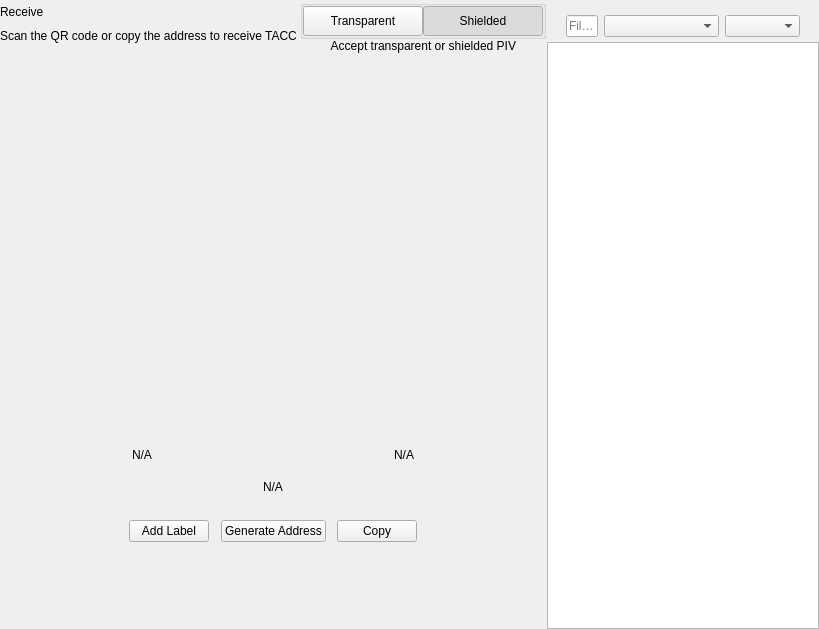
<?xml version="1.0" encoding="UTF-8"?>
<ui version="4.0">
 <class>ReceiveWidget</class>
 <widget class="QWidget" name="ReceiveWidget">
  <property name="geometry">
   <rect>
    <x>0</x>
    <y>0</y>
    <width>819</width>
    <height>629</height>
   </rect>
  </property>
  <property name="minimumSize">
   <size>
    <width>0</width>
    <height>0</height>
   </size>
  </property>
  <property name="windowTitle">
   <string>Form</string>
  </property>
  <layout class="QHBoxLayout" name="horizontalLayout_2" stretch="2,1">
   <property name="spacing">
    <number>0</number>
   </property>
   <property name="leftMargin">
    <number>0</number>
   </property>
   <property name="topMargin">
    <number>0</number>
   </property>
   <property name="rightMargin">
    <number>0</number>
   </property>
   <property name="bottomMargin">
    <number>0</number>
   </property>
   <item>
    <widget class="QWidget" name="left" native="true">
     <layout class="QVBoxLayout" name="verticalLayout_3">
      <property name="leftMargin">
       <number>0</number>
      </property>
      <property name="topMargin">
       <number>0</number>
      </property>
      <property name="rightMargin">
       <number>0</number>
      </property>
      <property name="bottomMargin">
       <number>0</number>
      </property>
      <item>
       <layout class="QVBoxLayout" name="verticalLayout_2">
        <property name="spacing">
         <number>0</number>
        </property>
        <property name="leftMargin">
         <number>0</number>
        </property>
        <item>
         <layout class="QHBoxLayout" name="horizontalLayout_3">
          <property name="spacing">
           <number>0</number>
          </property>
          <item>
           <layout class="QVBoxLayout" name="verticalLayout_4">
            <property name="spacing">
             <number>5</number>
            </property>
            <item>
             <widget class="QLabel" name="labelTitle">
              <property name="text">
               <string>Receive</string>
              </property>
             </widget>
            </item>
            <item alignment="Qt::AlignTop">
             <widget class="QLabel" name="labelSubtitle1">
              <property name="text">
               <string>Scan the QR code or copy the address to receive TACC</string>
              </property>
             </widget>
            </item>
           </layout>
          </item>
          <item>
           <spacer name="horizontalSpacer">
            <property name="orientation">
             <enum>Qt::Horizontal</enum>
            </property>
            <property name="sizeHint" stdset="0">
             <size>
              <width>40</width>
              <height>20</height>
             </size>
            </property>
           </spacer>
          </item>
          <item>
           <widget class="QWidget" name="containerViewPrivacyChecks" native="true">
            <layout class="QVBoxLayout" name="containerPrivacyChecks">
             <property name="spacing">
              <number>0</number>
             </property>
             <property name="leftMargin">
              <number>0</number>
             </property>
             <property name="topMargin">
              <number>0</number>
             </property>
             <property name="rightMargin">
              <number>0</number>
             </property>
             <property name="bottomMargin">
              <number>0</number>
             </property>
             <item alignment="Qt::AlignHCenter|Qt::AlignVCenter">
              <widget class="QGroupBox" name="groupBox">
               <property name="title">
                <string/>
               </property>
               <layout class="QHBoxLayout" name="horizontalLayout_2_1">
                <property name="spacing">
                 <number>0</number>
                </property>
                <property name="leftMargin">
                 <number>0</number>
                </property>
                <property name="topMargin">
                 <number>0</number>
                </property>
                <property name="rightMargin">
                 <number>0</number>
                </property>
                <property name="bottomMargin">
                 <number>0</number>
                </property>
                <item>
                 <widget class="QPushButton" name="pushLeft">
                  <property name="minimumSize">
                   <size>
                    <width>120</width>
                    <height>30</height>
                   </size>
                  </property>
                  <property name="maximumSize">
                   <size>
                    <width>120</width>
                    <height>30</height>
                   </size>
                  </property>
                  <property name="focusPolicy">
                   <enum>Qt::NoFocus</enum>
                  </property>
                  <property name="text">
                   <string>Transparent</string>
                  </property>
                  <property name="checkable">
                   <bool>true</bool>
                  </property>
                  <property name="autoExclusive">
                   <bool>true</bool>
                  </property>
                 </widget>
                </item>
                <item>
                 <widget class="QPushButton" name="pushRight">
                  <property name="minimumSize">
                   <size>
                    <width>120</width>
                    <height>30</height>
                   </size>
                  </property>
                  <property name="maximumSize">
                   <size>
                    <width>120</width>
                    <height>30</height>
                   </size>
                  </property>
                  <property name="focusPolicy">
                   <enum>Qt::NoFocus</enum>
                  </property>
                  <property name="text">
                   <string>Shielded</string>
                  </property>
                  <property name="checkable">
                   <bool>true</bool>
                  </property>
                  <property name="checked">
                   <bool>true</bool>
                  </property>
                  <property name="autoExclusive">
                   <bool>true</bool>
                  </property>
                 </widget>
                </item>
               </layout>
              </widget>
             </item>
             <item alignment="Qt::AlignHCenter|Qt::AlignTop">
              <widget class="QLabel" name="labelSubtitle2">
               <property name="text">
                <string>Accept transparent or shielded PIV</string>
               </property>
               <property name="alignment">
                <set>Qt::AlignRight|Qt::AlignTrailing|Qt::AlignVCenter</set>
               </property>
              </widget>
             </item>
            </layout>
           </widget>
          </item>
         </layout>
        </item>
        <item>
         <spacer name="verticalSpacer_2">
          <property name="orientation">
           <enum>Qt::Vertical</enum>
          </property>
          <property name="sizeType">
           <enum>QSizePolicy::Expanding</enum>
          </property>
          <property name="sizeHint" stdset="0">
           <size>
            <width>20</width>
            <height>50</height>
           </size>
          </property>
         </spacer>
        </item>
        <item alignment="Qt::AlignHCenter">
         <widget class="QWidget" name="layoutQR" native="true">
          <property name="maximumSize">
           <size>
            <width>510</width>
            <height>16777215</height>
           </size>
          </property>
          <layout class="QVBoxLayout" name="verticalLayoutQr">
           <item>
            <spacer name="verticalSpacer11">
             <property name="orientation">
              <enum>Qt::Vertical</enum>
             </property>
             <property name="sizeType">
              <enum>QSizePolicy::Fixed</enum>
             </property>
             <property name="sizeHint" stdset="0">
              <size>
               <width>20</width>
               <height>20</height>
              </size>
             </property>
            </spacer>
           </item>
           <item alignment="Qt::AlignHCenter">
            <widget class="QLabel" name="labelQrImg">
             <property name="minimumSize">
              <size>
               <width>260</width>
               <height>260</height>
              </size>
             </property>
             <property name="maximumSize">
              <size>
               <width>260</width>
               <height>260</height>
              </size>
             </property>
             <property name="text">
              <string/>
             </property>
             <property name="alignment">
              <set>Qt::AlignCenter</set>
             </property>
            </widget>
           </item>
           <item>
            <spacer name="verticalSpacer_21">
             <property name="orientation">
              <enum>Qt::Vertical</enum>
             </property>
             <property name="sizeType">
              <enum>QSizePolicy::Fixed</enum>
             </property>
             <property name="sizeHint" stdset="0">
              <size>
               <width>20</width>
               <height>30</height>
              </size>
             </property>
            </spacer>
           </item>
           <item>
            <widget class="QWidget" name="widget" native="true">
             <property name="minimumSize">
              <size>
               <width>0</width>
               <height>0</height>
              </size>
             </property>
             <layout class="QHBoxLayout" name="horizontalLayout_5">
              <item>
               <widget class="QLabel" name="labelLabel">
                <property name="text">
                 <string notr="true">N/A</string>
                </property>
               </widget>
              </item>
              <item>
               <spacer name="horizontalSpacer_2">
                <property name="orientation">
                 <enum>Qt::Horizontal</enum>
                </property>
                <property name="sizeHint" stdset="0">
                 <size>
                  <width>141</width>
                  <height>20</height>
                 </size>
                </property>
               </spacer>
              </item>
              <item>
               <widget class="QLabel" name="labelDate">
                <property name="text">
                 <string notr="true">N/A</string>
                </property>
                <property name="alignment">
                 <set>Qt::AlignRight|Qt::AlignTrailing|Qt::AlignVCenter</set>
                </property>
               </widget>
              </item>
             </layout>
            </widget>
           </item>
           <item>
            <widget class="QLabel" name="labelAddress">
             <property name="sizePolicy">
              <sizepolicy hsizetype="Expanding" vsizetype="Preferred">
               <horstretch>0</horstretch>
               <verstretch>0</verstretch>
              </sizepolicy>
             </property>
             <property name="minimumSize">
              <size>
               <width>300</width>
               <height>0</height>
              </size>
             </property>
             <property name="text">
              <string notr="true">N/A</string>
             </property>
             <property name="alignment">
              <set>Qt::AlignCenter</set>
             </property>
            </widget>
           </item>
           <item>
            <spacer name="verticalSpacer_4">
             <property name="orientation">
              <enum>Qt::Vertical</enum>
             </property>
             <property name="sizeType">
              <enum>QSizePolicy::Fixed</enum>
             </property>
             <property name="sizeHint" stdset="0">
              <size>
               <width>20</width>
               <height>20</height>
              </size>
             </property>
            </spacer>
           </item>
           <item>
            <layout class="QHBoxLayout" name="horizontalLayout_4">
             <item alignment="Qt::AlignHCenter">
              <widget class="QPushButton" name="pushButtonLabel">
               <property name="focusPolicy">
                <enum>Qt::NoFocus</enum>
               </property>
               <property name="text">
                <string>Add Label</string>
               </property>
              </widget>
             </item>
             <item alignment="Qt::AlignHCenter">
              <widget class="QPushButton" name="pushButtonNewAddress">
               <property name="focusPolicy">
                <enum>Qt::NoFocus</enum>
               </property>
               <property name="text">
                <string>Generate Address</string>
               </property>
              </widget>
             </item>
             <item alignment="Qt::AlignHCenter">
              <widget class="QPushButton" name="pushButtonCopy">
               <property name="focusPolicy">
                <enum>Qt::NoFocus</enum>
               </property>
               <property name="text">
                <string>Copy</string>
               </property>
              </widget>
             </item>
            </layout>
           </item>
           <item>
            <spacer name="verticalSpacer_3">
             <property name="orientation">
              <enum>Qt::Vertical</enum>
             </property>
             <property name="sizeType">
              <enum>QSizePolicy::Expanding</enum>
             </property>
             <property name="sizeHint" stdset="0">
              <size>
               <width>20</width>
               <height>20</height>
              </size>
             </property>
            </spacer>
           </item>
          </layout>
         </widget>
        </item>
        <item>
         <spacer name="verticalSpacer">
          <property name="orientation">
           <enum>Qt::Vertical</enum>
          </property>
          <property name="sizeHint" stdset="0">
           <size>
            <width>20</width>
            <height>40</height>
           </size>
          </property>
         </spacer>
        </item>
       </layout>
      </item>
     </layout>
    </widget>
   </item>
   <item>
    <widget class="QWidget" name="right" native="true">
     <layout class="QVBoxLayout" name="verticalLayout_5">
      <property name="spacing">
       <number>0</number>
      </property>
      <property name="leftMargin">
       <number>1</number>
      </property>
      <property name="topMargin">
       <number>0</number>
      </property>
      <property name="rightMargin">
       <number>0</number>
      </property>
      <property name="bottomMargin">
       <number>0</number>
      </property>
      <item>
       <layout class="QVBoxLayout" name="container_right">
        <property name="spacing">
         <number>0</number>
        </property>
        <property name="leftMargin">
         <number>0</number>
        </property>
        <property name="rightMargin">
         <number>0</number>
        </property>
        <item>
         <layout class="QVBoxLayout" name="verticalLayout">
          <property name="spacing">
           <number>6</number>
          </property>
          <property name="leftMargin">
           <number>19</number>
          </property>
          <property name="rightMargin">
           <number>19</number>
          </property>
          <item>
           <widget class="OptionButton" name="btnRequest" native="true"/>
          </item>
          <item>
           <widget class="OptionButton" name="btnMyAddresses" native="true">
            <property name="sizePolicy">
             <sizepolicy hsizetype="Preferred" vsizetype="Minimum">
              <horstretch>0</horstretch>
              <verstretch>0</verstretch>
             </sizepolicy>
            </property>
           </widget>
          </item>
         </layout>
        </item>
        <item>
         <widget class="QWidget" name="sortWidget" native="true">
          <layout class="QHBoxLayout" name="horizontalLayout_6">
           <property name="leftMargin">
            <number>19</number>
           </property>
           <property name="rightMargin">
            <number>19</number>
           </property>
           <property name="bottomMargin">
            <number>5</number>
           </property>
           <item>
            <widget class="QLineEdit" name="lineEditFilter">
             <property name="sizePolicy">
              <sizepolicy hsizetype="Expanding" vsizetype="Fixed">
               <horstretch>0</horstretch>
               <verstretch>0</verstretch>
              </sizepolicy>
             </property>
             <property name="minimumSize">
              <size>
               <width>0</width>
               <height>0</height>
              </size>
             </property>
             <property name="contextMenuPolicy">
              <enum>Qt::DefaultContextMenu</enum>
             </property>
             <property name="acceptDrops">
              <bool>false</bool>
             </property>
             <property name="maxLength">
              <number>40</number>
             </property>
             <property name="placeholderText">
              <string>Filter</string>
             </property>
            </widget>
           </item>
           <item>
            <spacer name="horizontalSpacer_3">
             <property name="orientation">
              <enum>Qt::Horizontal</enum>
             </property>
             <property name="sizeType">
              <enum>QSizePolicy::Preferred</enum>
             </property>
             <property name="sizeHint" stdset="0">
              <size>
               <width>20</width>
               <height>20</height>
              </size>
             </property>
            </spacer>
           </item>
           <item>
            <widget class="QComboBox" name="comboBoxSort">
             <property name="sizePolicy">
              <sizepolicy hsizetype="Preferred" vsizetype="Fixed">
               <horstretch>0</horstretch>
               <verstretch>0</verstretch>
              </sizepolicy>
             </property>
             <property name="minimumSize">
              <size>
               <width>115</width>
               <height>0</height>
              </size>
             </property>
            </widget>
           </item>
           <item>
            <widget class="QComboBox" name="comboBoxSortOrder">
             <property name="sizePolicy">
              <sizepolicy hsizetype="Preferred" vsizetype="Fixed">
               <horstretch>0</horstretch>
               <verstretch>0</verstretch>
              </sizepolicy>
             </property>
             <property name="minimumSize">
              <size>
               <width>75</width>
               <height>0</height>
              </size>
             </property>
            </widget>
           </item>
          </layout>
          <zorder>comboBoxSort</zorder>
          <zorder>comboBoxSortOrder</zorder>
          <zorder>lineEditFilter</zorder>
         </widget>
        </item>
        <item>
         <widget class="QListView" name="listViewAddress"/>
        </item>
       </layout>
      </item>
     </layout>
    </widget>
   </item>
  </layout>
 </widget>
 <customwidgets>
  <customwidget>
   <class>OptionButton</class>
   <extends>QWidget</extends>
   <header>qt/pivx/optionbutton.h</header>
   <container>1</container>
  </customwidget>
 </customwidgets>
 <resources/>
 <connections/>
</ui>
